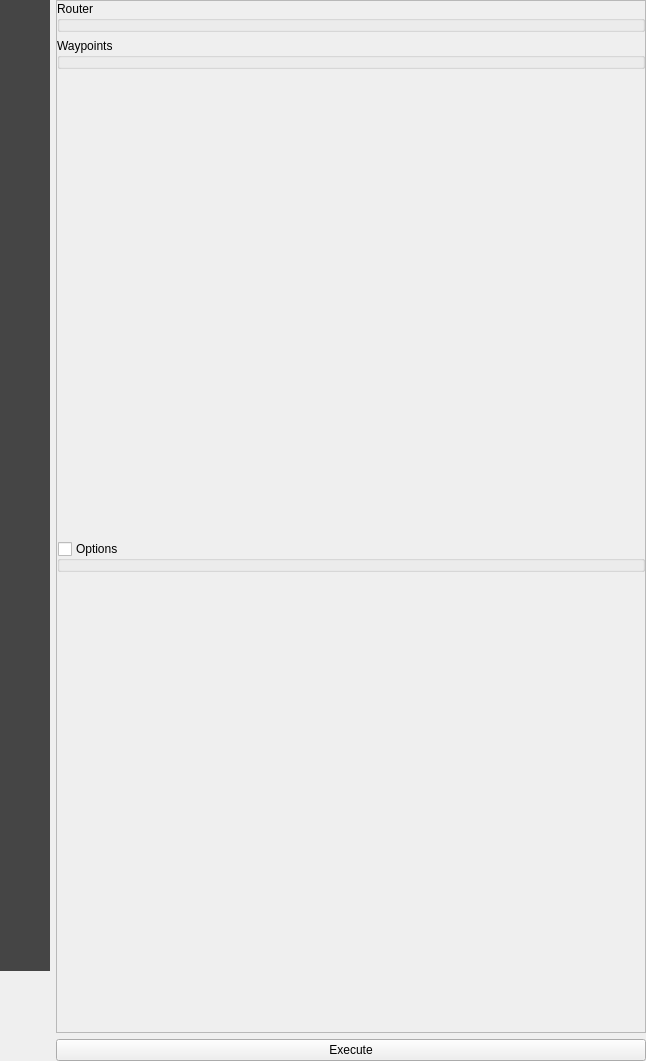
<?xml version="1.0" encoding="UTF-8"?>
<ui version="4.0">
 <class>routing_widget</class>
 <widget class="QWidget" name="routing_widget">
  <property name="geometry">
   <rect>
    <x>0</x>
    <y>0</y>
    <width>646</width>
    <height>1061</height>
   </rect>
  </property>
  <property name="windowTitle">
   <string>Valhalla - Routing</string>
  </property>
  <layout class="QHBoxLayout" name="horizontalLayout">
   <property name="leftMargin">
    <number>0</number>
   </property>
   <property name="topMargin">
    <number>0</number>
   </property>
   <property name="rightMargin">
    <number>0</number>
   </property>
   <property name="bottomMargin">
    <number>0</number>
   </property>
   <item>
    <layout class="QVBoxLayout" name="verticalWrapper">
     <item>
      <layout class="QHBoxLayout" name="wrapperLayout" stretch="0,0">
       <item>
        <widget class="QWidget" name="widget" native="true">
         <layout class="QVBoxLayout" name="verticalLayout_5">
          <property name="spacing">
           <number>0</number>
          </property>
          <property name="leftMargin">
           <number>0</number>
          </property>
          <property name="topMargin">
           <number>0</number>
          </property>
          <property name="rightMargin">
           <number>0</number>
          </property>
          <property name="bottomMargin">
           <number>0</number>
          </property>
          <item>
           <widget class="QWidget" name="sidebar_dark" native="true">
            <property name="sizePolicy">
             <sizepolicy hsizetype="Preferred" vsizetype="Expanding">
              <horstretch>0</horstretch>
              <verstretch>0</verstretch>
             </sizepolicy>
            </property>
            <property name="styleSheet">
             <string notr="true">#sidebar_dark { background-color: rgb(69, 69, 69); }</string>
            </property>
            <layout class="QVBoxLayout" name="sidebar_dark_layout">
             <property name="spacing">
              <number>0</number>
             </property>
             <property name="leftMargin">
              <number>0</number>
             </property>
             <property name="topMargin">
              <number>0</number>
             </property>
             <property name="rightMargin">
              <number>0</number>
             </property>
             <property name="bottomMargin">
              <number>0</number>
             </property>
             <item>
              <widget class="QListWidget" name="menu_widget">
            <property name="sizePolicy">
             <sizepolicy hsizetype="Preferred" vsizetype="Preferred">
              <horstretch>0</horstretch>
              <verstretch>0</verstretch>
             </sizepolicy>
            </property>
            <property name="maximumSize">
             <size>
              <width>50</width>
              <height>16777215</height>
             </size>
            </property>
            <property name="styleSheet">
             <string notr="true">QListWidget{
	background-color: rgb(69, 69, 69);
	outline: 0;
}
QListWidget::item {
	color: white;
	padding: 6px;
}
QListWidget::item::selected {
	color: black;
	background-color:palette(Window);
    padding-right: 0px;
}</string>
            </property>
            <property name="frameShape">
             <enum>QFrame::Box</enum>
            </property>
            <property name="lineWidth">
             <number>0</number>
            </property>
            <property name="verticalScrollBarPolicy">
             <enum>Qt::ScrollBarAlwaysOff</enum>
            </property>
            <property name="horizontalScrollBarPolicy">
             <enum>Qt::ScrollBarAlwaysOff</enum>
            </property>
            <property name="autoScroll">
             <bool>false</bool>
            </property>
            <property name="iconSize">
             <size>
              <width>28</width>
              <height>28</height>
             </size>
            </property>
            <property name="spacing">
             <number>10</number>
            </property>
            <property name="currentRow">
             <number>-1</number>
            </property>
           </widget>
          </item>
             <item>
              <spacer name="sidebarSpacer">
               <property name="orientation">
                <enum>Qt::Vertical</enum>
               </property>
               <property name="sizeHint" stdset="0">
                <size>
                 <width>20</width>
                 <height>40</height>
                </size>
               </property>
              </spacer>
             </item>
            </layout>
           </widget>
          </item>
          <item>
           <spacer name="sidebarButtonsGap">
            <property name="orientation">
             <enum>Qt::Vertical</enum>
            </property>
            <property name="sizeType">
             <enum>QSizePolicy::Fixed</enum>
            </property>
            <property name="sizeHint" stdset="0">
             <size>
              <width>20</width>
              <height>12</height>
             </size>
            </property>
           </spacer>
          </item>
          <item alignment="Qt::AlignHCenter">
           <widget class="QToolButton" name="ui_re_btn">
            <property name="toolTip">
             <string>routing.earth QGIS plugin</string>
            </property>
            <property name="text">
             <string/>
            </property>
            <property name="iconSize">
             <size>
              <width>32</width>
              <height>32</height>
             </size>
            </property>
            <property name="autoRaise">
             <bool>true</bool>
            </property>
           </widget>
          </item>
          <item alignment="Qt::AlignHCenter">
           <widget class="QToolButton" name="ui_help_btn">
            <property name="text">
             <string/>
            </property>
            <property name="icon">
             <iconset theme=":images/themes/default/mActionHelpContents.svg"/>
            </property>
            <property name="iconSize">
             <size>
              <width>32</width>
              <height>32</height>
             </size>
            </property>
            <property name="autoRaise">
             <bool>true</bool>
            </property>
           </widget>
          </item>
         </layout>
        </widget>
       </item>
       <item>
        <layout class="QVBoxLayout" name="verticalLayout_6">
         <item>
          <widget class="QScrollArea" name="scrollArea_2">
           <property name="sizePolicy">
            <sizepolicy hsizetype="MinimumExpanding" vsizetype="Expanding">
             <horstretch>0</horstretch>
             <verstretch>0</verstretch>
            </sizepolicy>
           </property>
           <property name="widgetResizable">
            <bool>true</bool>
           </property>
           <widget class="QWidget" name="scrollAreaWidgetContents">
            <property name="geometry">
             <rect>
              <x>0</x>
              <y>0</y>
              <width>581</width>
              <height>961</height>
             </rect>
            </property>
            <layout class="QVBoxLayout" name="verticalLayout_7">
             <property name="leftMargin">
              <number>0</number>
             </property>
             <property name="topMargin">
              <number>0</number>
             </property>
             <property name="rightMargin">
              <number>0</number>
             </property>
             <property name="bottomMargin">
              <number>0</number>
             </property>
             <item>
              <widget class="QGroupBox" name="router_box">
               <property name="title">
                <string>Router</string>
               </property>
               <layout class="QVBoxLayout" name="verticalLayout_9">
                <property name="leftMargin">
                 <number>0</number>
                </property>
                <property name="topMargin">
                 <number>0</number>
                </property>
                <property name="rightMargin">
                 <number>0</number>
                </property>
                <property name="bottomMargin">
                 <number>0</number>
                </property>
               </layout>
              </widget>
             </item>
             <item>
              <widget class="QGroupBox" name="waypoints_box">
               <property name="sizePolicy">
                <sizepolicy hsizetype="Preferred" vsizetype="Preferred">
                 <horstretch>0</horstretch>
                 <verstretch>0</verstretch>
                </sizepolicy>
               </property>
               <property name="title">
                <string>Waypoints</string>
               </property>
               <layout class="QVBoxLayout" name="verticalLayout_10">
                <property name="leftMargin">
                 <number>0</number>
                </property>
                <property name="topMargin">
                 <number>0</number>
                </property>
                <property name="rightMargin">
                 <number>0</number>
                </property>
                <property name="bottomMargin">
                 <number>0</number>
                </property>
               </layout>
              </widget>
             </item>
             <item>
              <widget class="QStackedWidget" name="ui_params_stacked">
               <property name="sizePolicy">
                <sizepolicy hsizetype="Preferred" vsizetype="Preferred">
                 <horstretch>0</horstretch>
                 <verstretch>0</verstretch>
                </sizepolicy>
               </property>
               <property name="frameShadow">
                <enum>QFrame::Sunken</enum>
               </property>
               <widget class="QWidget" name="ui_valhalla_directions_params"/>
               <widget class="QWidget" name="ui_valhalla_optimized_directions_params"/>
               <widget class="QWidget" name="ui_valhalla_isochrones_params">
                <property name="toolTip">
                 <string/>
                </property>
                <layout class="QFormLayout" name="formLayout_2">
                 <property name="leftMargin">
                  <number>0</number>
                 </property>
                 <property name="topMargin">
                  <number>0</number>
                 </property>
                 <property name="rightMargin">
                  <number>0</number>
                 </property>
                 <property name="bottomMargin">
                  <number>0</number>
                 </property>
                 <item row="0" column="0">
                  <widget class="QLabel" name="label_2">
                   <property name="toolTip">
                    <string>&lt;html&gt;&lt;head/&gt;&lt;body&gt;&lt;p&gt;Iso intervals that will be computed for each input feature. You can specify up to four intervals.&lt;/p&gt;&lt;/body&gt;&lt;/html&gt;</string>
                   </property>
                   <property name="text">
                    <string>Intervals</string>
                   </property>
                  </widget>
                 </item>
                 <item row="0" column="1">
                  <widget class="QLineEdit" name="ui_isochrone_intervals">
                   <property name="toolTip">
                    <string>Comma-separated list of whole number metric values</string>
                   </property>
                   <property name="placeholderText">
                    <string>e.g.: 120, 240</string>
                   </property>
                   <property name="clearButtonEnabled">
                    <bool>true</bool>
                   </property>
                  </widget>
                 </item>
                 <item row="2" column="0">
                  <widget class="QLabel" name="label_10">
                   <property name="toolTip">
                    <string>&lt;html&gt;&lt;head/&gt;&lt;body&gt;&lt;table border=&quot;0&quot; style=&quot; margin-top:0px; margin-bottom:0px; margin-left:0px; margin-right:0px;&quot; cellspacing=&quot;2&quot; cellpadding=&quot;0&quot;&gt;&lt;tr&gt;&lt;td/&gt;&lt;td&gt;&lt;p&gt;A floating point value from &lt;span style=&quot; font-family:'Noto Sans Mono';&quot;&gt;0&lt;/span&gt; to &lt;span style=&quot; font-family:'Noto Sans Mono';&quot;&gt;1&lt;/span&gt; (default of &lt;span style=&quot; font-family:'Noto Sans Mono';&quot;&gt;1&lt;/span&gt;) which can be used to remove smaller contours. A value of &lt;span style=&quot; font-family:'Noto Sans Mono';&quot;&gt;1&lt;/span&gt; will only return the largest contour for a given time value. A value of &lt;span style=&quot; font-family:'Noto Sans Mono';&quot;&gt;0.5&lt;/span&gt; drops any contours that are less than half the area of the largest contour in the set of contours for that same time value.&lt;/p&gt;&lt;/td&gt;&lt;/tr&gt;&lt;/table&gt;&lt;/body&gt;&lt;/html&gt;</string>
                   </property>
                   <property name="text">
                    <string>Denoise</string>
                   </property>
                  </widget>
                 </item>
                 <item row="2" column="1">
                  <widget class="QgsDoubleSpinBox" name="ui_isochrone_denoise">
                   <property name="decimals">
                    <number>1</number>
                   </property>
                   <property name="maximum">
                    <double>1.000000000000000</double>
                   </property>
                   <property name="singleStep">
                    <double>0.100000000000000</double>
                   </property>
                   <property name="value">
                    <double>1.000000000000000</double>
                   </property>
                  </widget>
                 </item>
                 <item row="3" column="0">
                  <widget class="QLabel" name="label_11">
                   <property name="toolTip">
                    <string>&lt;html&gt;&lt;head/&gt;&lt;body&gt;&lt;p&gt;A floating point value in meters used as the tolerance for Douglas-Peucker generalization. Note: Generalization of contours can lead to self-intersections, as well as intersections of adjacent contours.&lt;/p&gt;&lt;/body&gt;&lt;/html&gt;</string>
                   </property>
                   <property name="text">
                    <string>Generalize</string>
                   </property>
                  </widget>
                 </item>
                 <item row="3" column="1">
                  <widget class="QgsSpinBox" name="ui_isochrone_generalize">
                   <property name="maximum">
                    <number>1000</number>
                   </property>
                  </widget>
                 </item>
                 <item row="4" column="1">
                  <layout class="QHBoxLayout" name="horizontalLayout_5">
                   <item>
                    <widget class="QRadioButton" name="ui_isochrone_time">
                     <property name="text">
                      <string>Time (secs)</string>
                     </property>
                     <property name="checked">
                      <bool>true</bool>
                     </property>
                    </widget>
                   </item>
                   <item>
                    <widget class="QRadioButton" name="ui_isochrone_distance">
                     <property name="text">
                      <string>Distance (m)</string>
                     </property>
                    </widget>
                   </item>
                   <item>
                    <spacer name="horizontalSpacer_3">
                     <property name="orientation">
                      <enum>Qt::Horizontal</enum>
                     </property>
                     <property name="sizeHint" stdset="0">
                      <size>
                       <width>40</width>
                       <height>20</height>
                      </size>
                     </property>
                    </spacer>
                   </item>
                  </layout>
                 </item>
                 <item row="4" column="0">
                  <widget class="QLabel" name="label_12">
                   <property name="text">
                    <string>Metric</string>
                   </property>
                  </widget>
                 </item>
                 <item row="1" column="0">
                  <widget class="QLabel" name="label">
                   <property name="text">
                    <string>Format</string>
                   </property>
                  </widget>
                 </item>
                 <item row="1" column="1">
                  <widget class="QComboBox" name="ui_isochrone_format">
                   <item>
                    <property name="text">
                     <string>vector</string>
                    </property>
                   </item>
                   <item>
                    <property name="text">
                     <string>geotiff</string>
                    </property>
                   </item>
                  </widget>
                 </item>
                </layout>
               </widget>
               <widget class="QWidget" name="ui_valhalla_matrix_params"/>
               <widget class="QWidget" name="ui_valhalla_mapmatch_params">
                <layout class="QFormLayout" name="formLayout">
                 <item row="0" column="0">
                  <widget class="QLabel" name="label_17">
                   <property name="toolTip">
                    <string/>
                   </property>
                   <property name="text">
                    <string>Search Radius</string>
                   </property>
                  </widget>
                 </item>
                 <item row="0" column="1">
                  <widget class="QSpinBox" name="ui_valhalla_mapmatch_search_radius">
                   <property name="toolTip">
                    <string>Search radius in meters associated with supplied trace points.</string>
                   </property>
                  </widget>
                 </item>
                 <item row="1" column="0">
                  <widget class="QLabel" name="label_3">
                   <property name="text">
                    <string>GPS accuracy</string>
                   </property>
                  </widget>
                 </item>
                 <item row="1" column="1">
                  <widget class="QSpinBox" name="ui_valhalla_mapmatch_gps_accuracy">
                   <property name="toolTip">
                    <string>GPS accuracy in meters associated with supplied trace points.</string>
                   </property>
                  </widget>
                 </item>
                 <item row="2" column="0">
                  <widget class="QLabel" name="label_4">
                   <property name="text">
                    <string>Breakage Distance</string>
                   </property>
                  </widget>
                 </item>
                 <item row="2" column="1">
                  <widget class="QSpinBox" name="ui_valhalla_mapmatch_breakage_distance">
                   <property name="toolTip">
                    <string>Breaking distance in meters between trace points.</string>
                   </property>
                  </widget>
                 </item>
                </layout>
               </widget>
               <widget class="QWidget" name="ui_valhalla_expansion_params">
                <layout class="QFormLayout" name="formLayout_4">
                 <property name="leftMargin">
                  <number>0</number>
                 </property>
                 <property name="topMargin">
                  <number>0</number>
                 </property>
                 <property name="rightMargin">
                  <number>0</number>
                 </property>
                 <property name="bottomMargin">
                  <number>0</number>
                 </property>
                 <item row="1" column="0">
                  <widget class="QLabel" name="label_13">
                   <property name="toolTip">
                    <string>&lt;html&gt;&lt;head/&gt;&lt;body&gt;&lt;p&gt;Analogous to isochrone intervals&lt;/p&gt;&lt;/body&gt;&lt;/html&gt;</string>
                   </property>
                   <property name="text">
                    <string>Intervals</string>
                   </property>
                  </widget>
                 </item>
                 <item row="1" column="1">
                  <widget class="QLineEdit" name="ui_expansion_intervals">
                   <property name="toolTip">
                    <string>Comma-separated list of whole number metric values</string>
                   </property>
                   <property name="placeholderText">
                    <string>e.g.: 120, 240</string>
                   </property>
                   <property name="clearButtonEnabled">
                    <bool>true</bool>
                   </property>
                  </widget>
                 </item>
                 <item row="2" column="1">
                  <layout class="QHBoxLayout" name="horizontalLayout_7">
                   <item>
                    <widget class="QRadioButton" name="ui_expansion_time">
                     <property name="text">
                      <string>Time (secs)</string>
                     </property>
                     <property name="checked">
                      <bool>true</bool>
                     </property>
                    </widget>
                   </item>
                   <item>
                    <widget class="QRadioButton" name="ui_expansion_distance">
                     <property name="text">
                      <string>Distance (m)</string>
                     </property>
                    </widget>
                   </item>
                   <item>
                    <spacer name="horizontalSpacer_5">
                     <property name="orientation">
                      <enum>Qt::Horizontal</enum>
                     </property>
                     <property name="sizeHint" stdset="0">
                      <size>
                       <width>40</width>
                       <height>20</height>
                      </size>
                     </property>
                    </spacer>
                   </item>
                  </layout>
                 </item>
                 <item row="2" column="0">
                  <widget class="QLabel" name="label_14">
                   <property name="text">
                    <string>Metric</string>
                   </property>
                  </widget>
                 </item>
                 <item row="3" column="0">
                  <widget class="QLabel" name="label_15">
                   <property name="text">
                    <string>Other</string>
                   </property>
                  </widget>
                 </item>
                 <item row="3" column="1">
                  <layout class="QHBoxLayout" name="horizontalLayout_2">
                   <item>
                    <widget class="QCheckBox" name="ui_expansion_dedupe">
                     <property name="toolTip">
                      <string>If checked, the output will contain each edge only once, significantly reducing the response size</string>
                     </property>
                     <property name="text">
                      <string>Deduplicate</string>
                     </property>
                     <property name="checked">
                      <bool>true</bool>
                     </property>
                    </widget>
                   </item>
                   <item>
                    <widget class="QCheckBox" name="ui_expansion_skip_opps">
                     <property name="toolTip">
                      <string>If checked the output won't contain an edge's opposing edge</string>
                     </property>
                     <property name="text">
                      <string>Skip Opposites</string>
                     </property>
                     <property name="checked">
                      <bool>true</bool>
                     </property>
                    </widget>
                   </item>
                  </layout>
                 </item>
                </layout>
               </widget>
               <widget class="QWidget" name="ui_valhalla_elevation_params"/>
               <widget class="QWidget" name="ui_osrm_directions_params"/>
               <widget class="QWidget" name="ui_osrm_matrix_params"/>
               <widget class="QWidget" name="ui_spopt_params">
                <layout class="QFormLayout" name="formLayout_spopt">
                 <property name="leftMargin">
                  <number>0</number>
                 </property>
                 <property name="topMargin">
                  <number>0</number>
                 </property>
                 <property name="rightMargin">
                  <number>0</number>
                 </property>
                 <property name="bottomMargin">
                  <number>0</number>
                 </property>
                 <item row="0" column="0">
                  <widget class="QLabel" name="ui_spopt_radius_label">
                   <property name="toolTip">
                    <string>A demand point is covered by a facility within this radius, in the unit of the metric</string>
                   </property>
                   <property name="text">
                    <string>Service radius</string>
                   </property>
                  </widget>
                 </item>
                 <item row="0" column="1">
                  <widget class="QgsDoubleSpinBox" name="ui_spopt_radius">
                   <property name="toolTip">
                    <string>A demand point is covered by a facility within this radius, in the unit of the metric</string>
                   </property>
                   <property name="decimals">
                    <number>0</number>
                   </property>
                   <property name="maximum">
                    <double>10000000.000000000000000</double>
                   </property>
                   <property name="value">
                    <double>600.000000000000000</double>
                   </property>
                  </widget>
                 </item>
                 <item row="1" column="0">
                  <widget class="QLabel" name="ui_spopt_metric_label">
                   <property name="text">
                    <string>Metric</string>
                   </property>
                  </widget>
                 </item>
                 <item row="1" column="1">
                  <layout class="QHBoxLayout" name="horizontalLayout_spopt_metric">
                   <item>
                    <widget class="QRadioButton" name="ui_spopt_duration">
                     <property name="text">
                      <string>Time (secs)</string>
                     </property>
                     <property name="checked">
                      <bool>true</bool>
                     </property>
                    </widget>
                   </item>
                   <item>
                    <widget class="QRadioButton" name="ui_spopt_distance">
                     <property name="text">
                      <string>Distance (m)</string>
                     </property>
                    </widget>
                   </item>
                   <item>
                    <spacer name="horizontalSpacer_spopt">
                     <property name="orientation">
                      <enum>Qt::Orientation::Horizontal</enum>
                     </property>
                     <property name="sizeHint" stdset="0">
                      <size>
                       <width>40</width>
                       <height>20</height>
                      </size>
                     </property>
                    </spacer>
                   </item>
                  </layout>
                 </item>
                 <item row="2" column="0">
                  <widget class="QLabel" name="ui_spopt_n_fac_label">
                   <property name="toolTip">
                    <string>How many of the candidate facilities to site</string>
                   </property>
                   <property name="text">
                    <string>Facilities</string>
                   </property>
                  </widget>
                 </item>
                 <item row="2" column="1">
                  <widget class="QgsSpinBox" name="ui_spopt_n_fac">
                   <property name="toolTip">
                    <string>How many of the candidate facilities to site</string>
                   </property>
                   <property name="minimum">
                    <number>1</number>
                   </property>
                   <property name="maximum">
                    <number>100000</number>
                   </property>
                  </widget>
                 </item>
                 <item row="3" column="0">
                  <widget class="QLabel" name="ui_spopt_lines_label">
                   <property name="text">
                    <string>Other</string>
                   </property>
                  </widget>
                 </item>
                 <item row="3" column="1">
                  <widget class="QCheckBox" name="ui_spopt_lines">
                   <property name="toolTip">
                    <string>Draw the demand points as lines to the facility covering them</string>
                   </property>
                   <property name="text">
                    <string>Draw lines</string>
                   </property>
                  </widget>
                 </item>
                </layout>
               </widget>
              </widget>
             </item>
             <item>
              <widget class="QgsCollapsibleGroupBox" name="options_box">
               <property name="toolTip">
                <string>If checked, will use the below parameters for the request.</string>
               </property>
               <property name="title">
                <string>Options</string>
               </property>
               <property name="checkable">
                <bool>true</bool>
               </property>
               <property name="checked">
                <bool>false</bool>
               </property>
               <property name="collapsed">
                <bool>true</bool>
               </property>
               <layout class="QVBoxLayout" name="verticalLayout_2">
                <property name="leftMargin">
                 <number>0</number>
                </property>
                <property name="topMargin">
                 <number>0</number>
                </property>
                <property name="rightMargin">
                 <number>0</number>
                </property>
                <property name="bottomMargin">
                 <number>0</number>
                </property>
               </layout>
              </widget>
             </item>
             <item>
              <spacer name="verticalSpacer">
               <property name="orientation">
                <enum>Qt::Vertical</enum>
               </property>
               <property name="sizeHint" stdset="0">
                <size>
                 <width>20</width>
                 <height>40</height>
                </size>
               </property>
              </spacer>
             </item>
            </layout>
           </widget>
          </widget>
         </item>
         <item>
          <widget class="QPushButton" name="execute_btn">
           <property name="text">
            <string>Execute</string>
           </property>
          </widget>
         </item>
        </layout>
       </item>
      </layout>
     </item>
    </layout>
   </item>
  </layout>
 </widget>
 <customwidgets>
  <customwidget>
   <class>QgsCollapsibleGroupBox</class>
   <extends>QGroupBox</extends>
   <header>qgscollapsiblegroupbox.h</header>
   <container>1</container>
  </customwidget>
  <customwidget>
   <class>QgsDoubleSpinBox</class>
   <extends>QDoubleSpinBox</extends>
   <header>qgsdoublespinbox.h</header>
  </customwidget>
  <customwidget>
   <class>QgsSpinBox</class>
   <extends>QSpinBox</extends>
   <header>qgsspinbox.h</header>
  </customwidget>
 </customwidgets>
 <resources/>
 <connections/>
</ui>
